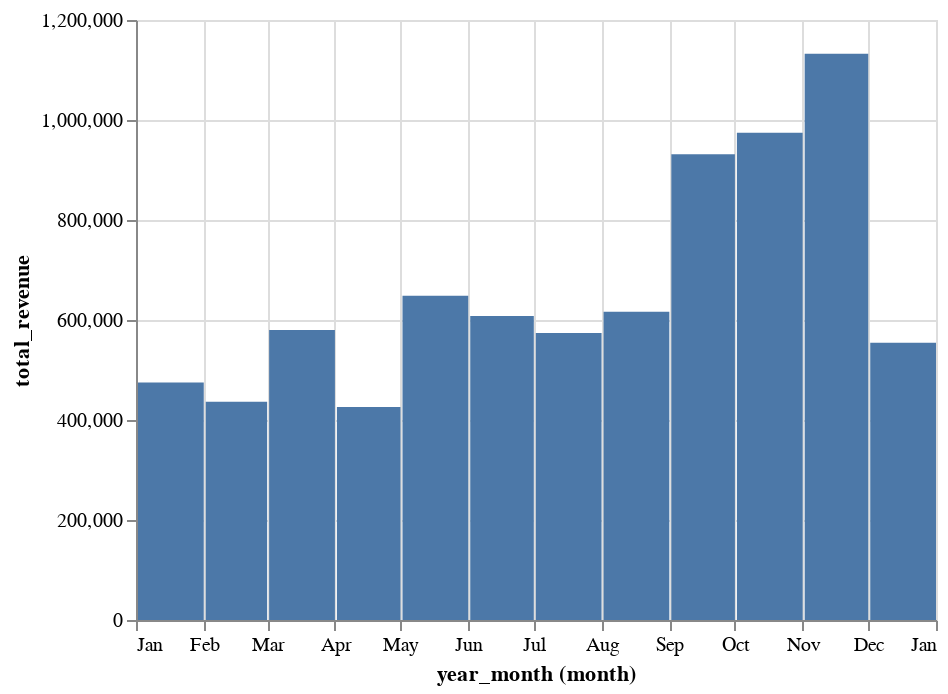

Notebook code cell kept with this figure:
### Code cell
# note that there are only 9 days for Jan so far

data['total_revenue'] = data['total_revenue'].astype(np.float32)
data.dtypes

subset = data[['year_month','total_revenue']]

alt.Chart(subset).mark_bar().to_json() # this works

alt.Chart(subset).mark_bar().encode(
    x=alt.X('year_month',timeUnit='month'),
    y='total_revenue'

)

### Figure 1 — Vega-Lite specification as saved in the notebook (floating-point values rounded to 4 significant figures)
{"config": {"view": {"continuousWidth": 400, "continuousHeight": 300}}, "data": {"name": "data-b18f8038f10384eadb305234d19c98b1"}, "mark": "bar", "encoding": {"x": {"field": "year_month", "timeUnit": "month", "type": "temporal"}, "y": {"field": "total_revenue", "type": "quantitative"}}, "$schema": "https://vega.github.io/schema/vega-lite/v4.17.0.json", "datasets": {"data-b18f8038f10384eadb305234d19c98b1": [{"year_month": "2010-12-01T00:00:00", "total_revenue": 554600.0}, {"year_month": "2011-01-01T00:00:00", "total_revenue": 475100.0}, {"year_month": "2011-02-01T00:00:00", "total_revenue": 436500.0}, {"year_month": "2011-03-01T00:00:00", "total_revenue": 580000.0}, {"year_month": "2011-04-01T00:00:00", "total_revenue": 426000.0}, {"year_month": "2011-05-01T00:00:00", "total_revenue": 648300.0}, {"year_month": "2011-06-01T00:00:00", "total_revenue": 608000.0}, {"year_month": "2011-07-01T00:00:00", "total_revenue": 574200.0}, {"year_month": "2011-08-01T00:00:00", "total_revenue": 616400.0}, {"year_month": "2011-09-01T00:00:00", "total_revenue": 931400.0}, {"year_month": "2011-10-01T00:00:00", "total_revenue": 974600.0}, {"year_month": "2011-11-01T00:00:00", "total_revenue": 1132000.0}]}}
